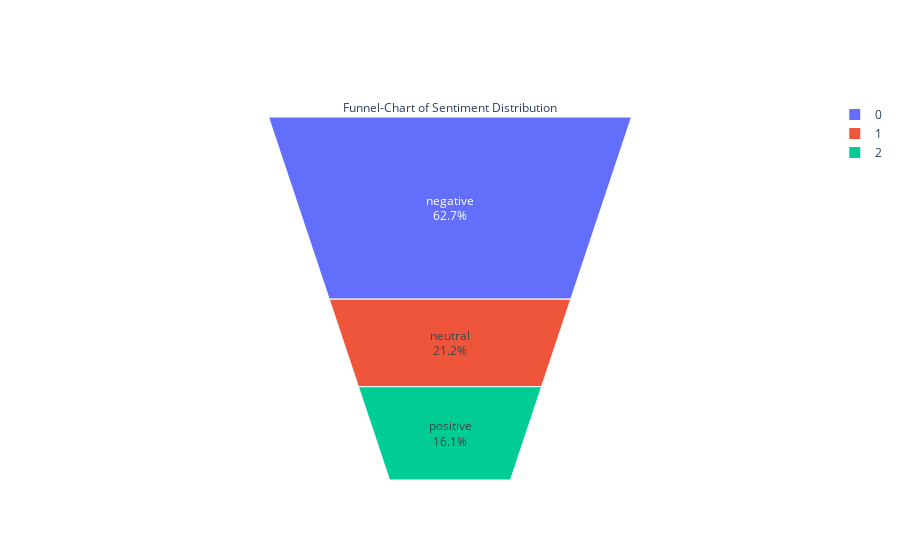

Notebook cell for this chart:
### Code cell
fig = go.Figure(go.Funnelarea(
    text =temp.airline_sentiment,
    values = temp.text,
    title = {"position": "top center", "text": "Funnel-Chart of Sentiment Distribution"}
    ))
fig.show()

### Figure 1 — Plotly figure (JSON) as saved in the notebook; plotly's stock layout.template omitted (floating-point values rounded to 4 significant figures)
{"data": [{"text": ["negative", "neutral", "positive"], "title": {"position": "top center", "text": "Funnel-Chart of Sentiment Distribution"}, "type": "funnelarea", "values": [9178, 3099, 2363]}], "layout": {}}
